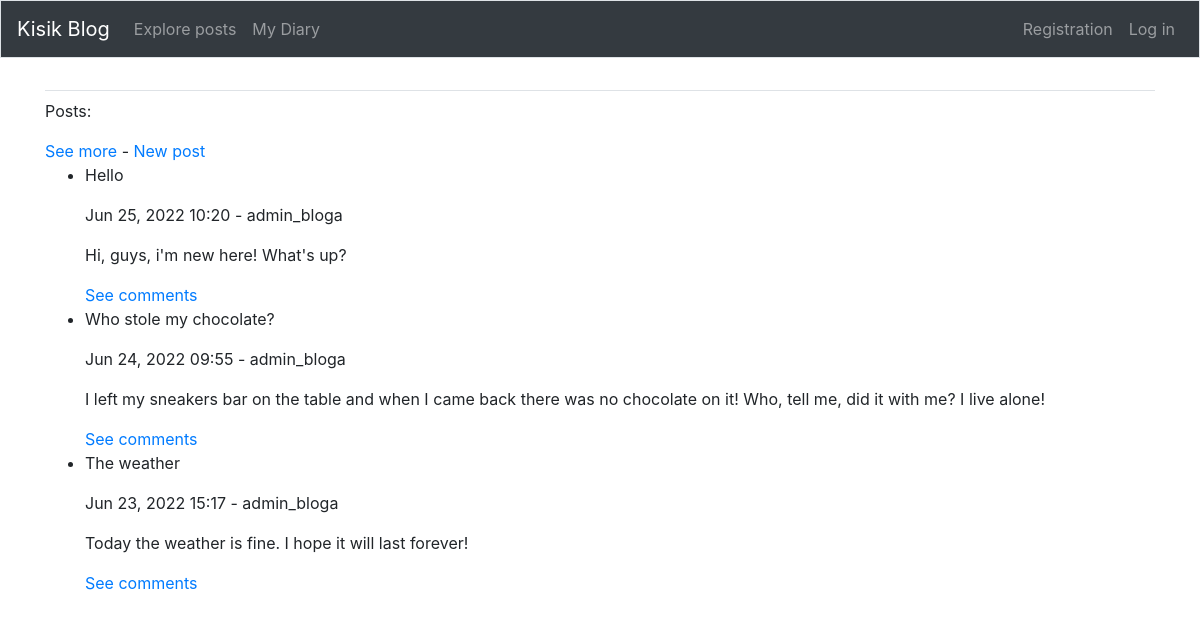
/posts/, run on the app's committed database.
### tweets/models.py (models this page shows, shortened)
class BlogPost(models.Model):
    title = models.CharField(max_length=150)
    text = models.TextField(max_length=1000)
    date_added = models.DateTimeField(auto_now_add=True)
    owner = models.ForeignKey(User, on_delete=models.CASCADE)

### tweets/views.py (the view)
# urls.py: path('posts/', views.posts, name='posts'),
def posts(request):
    posts = BlogPost.objects.order_by('-date_added')
    context = {'posts': posts}
    return render(request, 'tweets/posts.html', context)

### tweets/templates/tweets/posts.html (shortened to what this page needs)
<!DOCTYPE html>
<html lang="en">
<head>
    {% extends "tweets/base.html" %}
{% block content %}
  <p>Posts:</p>
  <a href="{% url 'tweets:more' %}">See more</a> -
  <a href="{% url 'tweets:new_post' %}">New post</a>
  <ul>
      {% for post in posts %}
        <li>
            <p>{{ post.title }}</p>
            <p>{{ post.date_added|date:'M d, Y H:i' }} - {{ post.owner }}</p>
            <p>{{ post.text|linebreaks }}</p>
            <a href="{% url 'tweets:blog_com' post.id %}">See comments</a>
        </li>
      {% empty %}
        <li>No posts added yet</li>
      {% endfor %}
  </ul>
{% endblock content %}

### tweets/templates/tweets/base.html (shortened to what this page needs)
{% load bootstrap4 %}
<!doctype html>
<html lang="en">
<head>
    {% bootstrap_css %}
</head>
<body>
  <nav class="navbar navbar-expand-md navbar-dark bg-dark mb-4 border">
    <a class="navbar-brand" href="{% url 'tweets:index' %}">Kisik Blog</a>
    <div class="collapse navbar-collapse" id="navbarCollapse">
      <ul class="navbar-nav mr-auto">
        <li class="nav-item">
          <a class="nav-link" href="{% url 'tweets:posts' %}">
              Explore posts</a></li>
        <li class="nav-item">
            <a class="nav-link" href="{% url 'tweets:my_diary' %}">My Diary</a></li>
      </ul>
      <ul class="navbar-nav ml-auto">
        {% if user.is_authenticated %}
          <li class="nav-item">
              <span class="navbar-text">Hello, {{ user.username }}</span>
          </li>
          <li class="nav-item">
              <a class="nav-link" href="{% url 'users:logout' %}">Log out</a>
          </li>
        {% else %}
          <li class="nav-item">
            <a class="nav-link" href="{% url 'users:register' %}">Registration</a>
          </li>
          <li class="nav-item">
            <a class="nav-link" href="{% url 'users:login' %}">Log in</a>
          </li>
        {% endif %}
      </ul>
    </div>
  </nav>
  <main role="main" class="container">
    <div class="pb-2 mb-2 border-bottom">
    </div>
    <div>
      {% block content %}{% endblock content %}
    </div>
  </main>
</body>
</html>

### data on the page
BlogPost: title "Hello", date_added "Jun 25, 2022 10:20", owner "admin_bloga", text "Hi, guys, i'm new here! What's up?"
BlogPost: title "Who stole my chocolate?", date_added "Jun 24, 2022 09:55", owner "admin_bloga", text "I left my sneakers bar on the table and when I came back there was no chocolate on it! Who, tell me, did it with me? I live alone!"
BlogPost: title "The weather", date_added "Jun 23, 2022 15:17", owner "admin_bloga", text "Today the weather is fine. I hope it will last forever!"
